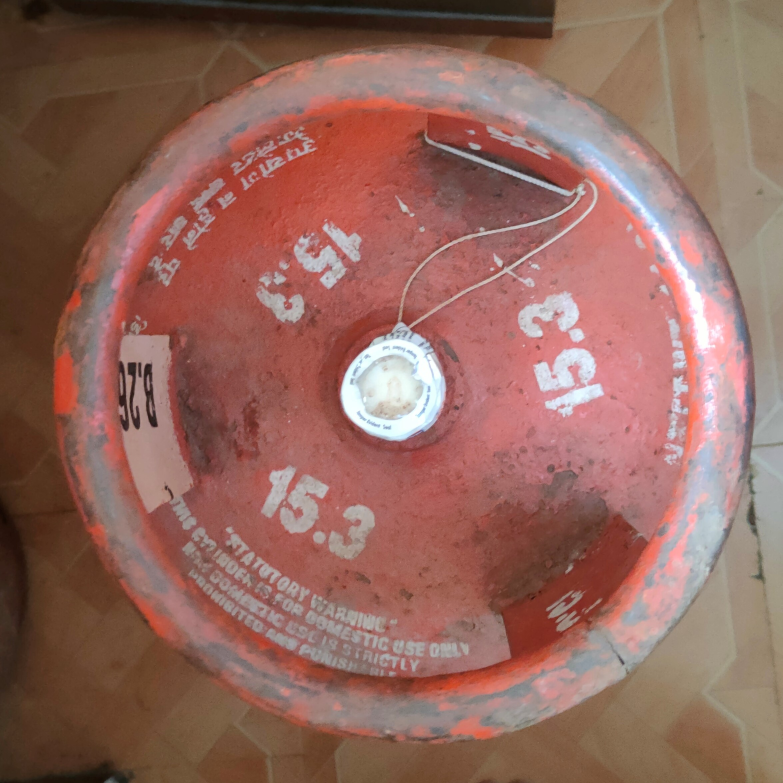
#> input picture gas-cylinder-weight/images/Cylinder_image.jpg, 2348 x 2349 px (shown at 1/3 size)
$ jupyter execute --allow-errors testing.ipynb
#> lines starting #> are read from the running program, lines starting #| are printed output that depends on the picture; after the words box and inside, x2 and y2 are one past the last pixel; in counts of white or black regions, pixels touching at a corner belong together
[cell 1]
import cv2
from matplotlib import pyplot as plt
import numpy as np
import pytesseract

[cell 2]
img= cv2.imread('./images/Cylinder_image.jpg')
#> img is the input picture: shape (2349, 2348, 3); mean B, G, R 93.8, 103.9, 146.8
img_gray = cv2.cvtColor(img, cv2.COLOR_BGR2GRAY)
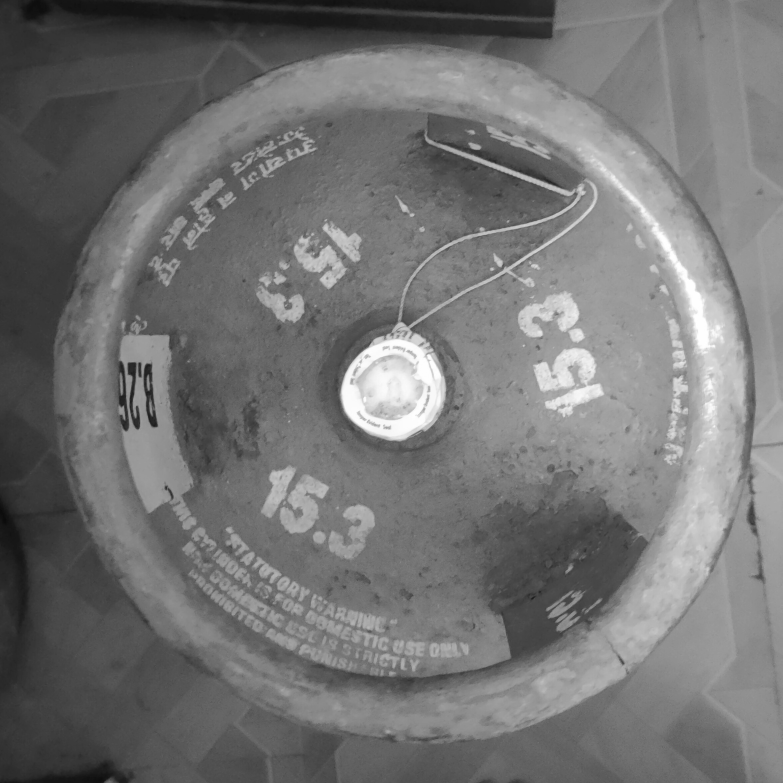
#> img_gray: shape (2349, 2348) (shown at 1/3 size); min 10, max 255, mean 115.6
img_rgb = cv2.cvtColor(img, cv2.COLOR_BGR2RGB)
plt.imshow(img_gray)

[cell 3]
kernel = cv2.getStructuringElement(cv2.MORPH_RECT, (50, 50))
tophat = cv2.morphologyEx(img_gray, cv2.MORPH_TOPHAT, kernel)
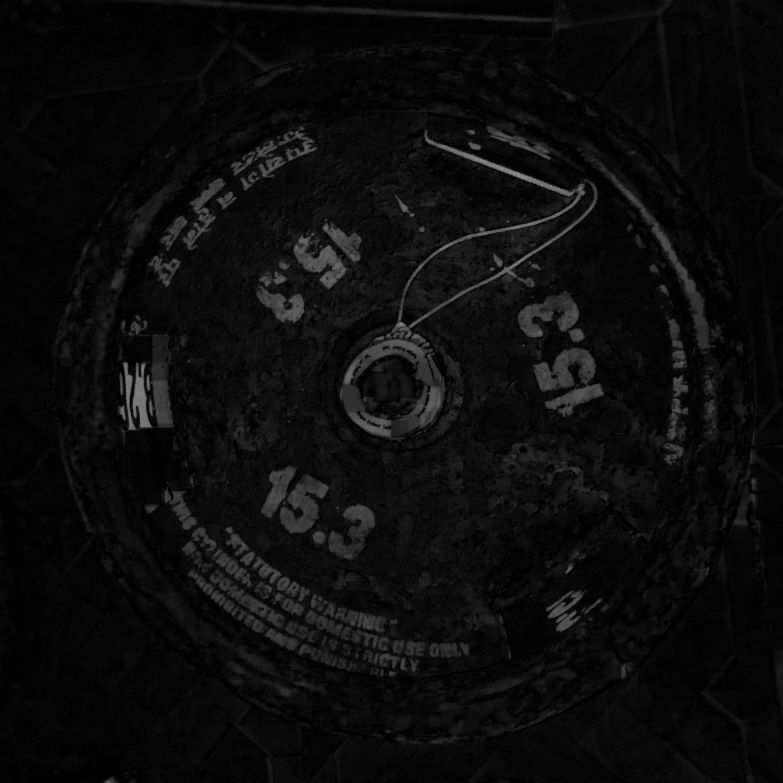
#> tophat: shape (2349, 2348) (shown at 1/3 size); min 0, max 139, mean 12.4
plt.imshow(tophat)

[cell 4]
_, binary_image = cv2.threshold(tophat, 35, 255, cv2.THRESH_BINARY)
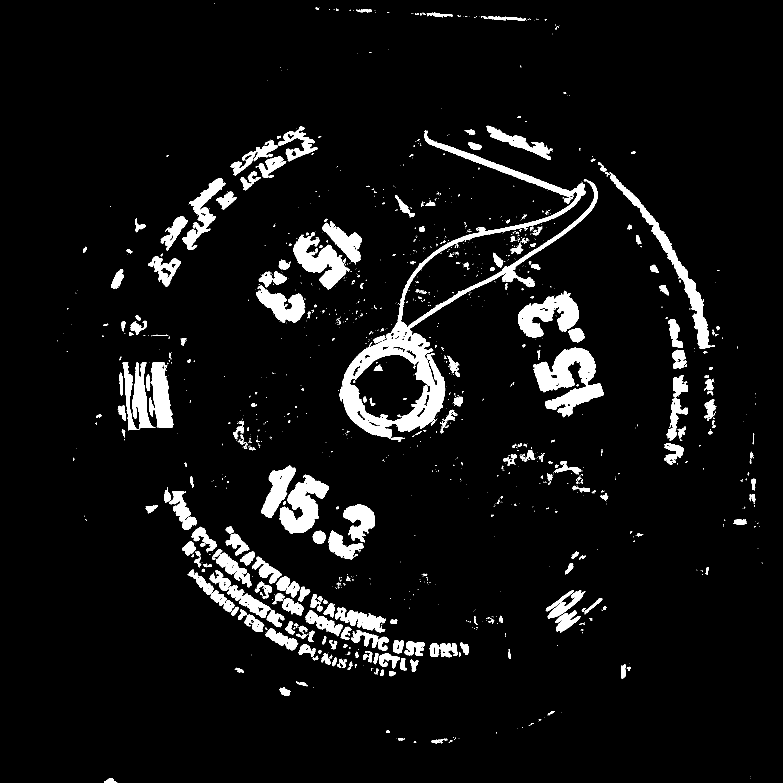
#> binary_image: shape (2349, 2348) (shown at 1/3 size); 6.3% white; 1556 white regions (1192 under 20 px)
plt.imshow(binary_image)

[cell 5]
pytesseract.pytesseract.tesseract_cmd = 'C:/Program Files/Tesseract-OCR/tesseract.exe'
contours, _ = cv2.findContours(binary_image, cv2.RETR_EXTERNAL, cv2.CHAIN_APPROX_SIMPLE)
#> contours = 1538 contours, 1253 with area under 20; largest, box (x1, y1, x2, y2) and area: (1019, 390, 1793, 1315) 95778, (1599, 1043, 1812, 1252) 20882, (1829, 516, 2132, 1047) 13707, (838, 1424, 987, 1600) 12900, (1554, 872, 1737, 1013) 12800
mask = np.zeros_like(img_gray)
cv2.drawContours(mask, contours, -1, (255), thickness=cv2.FILLED)
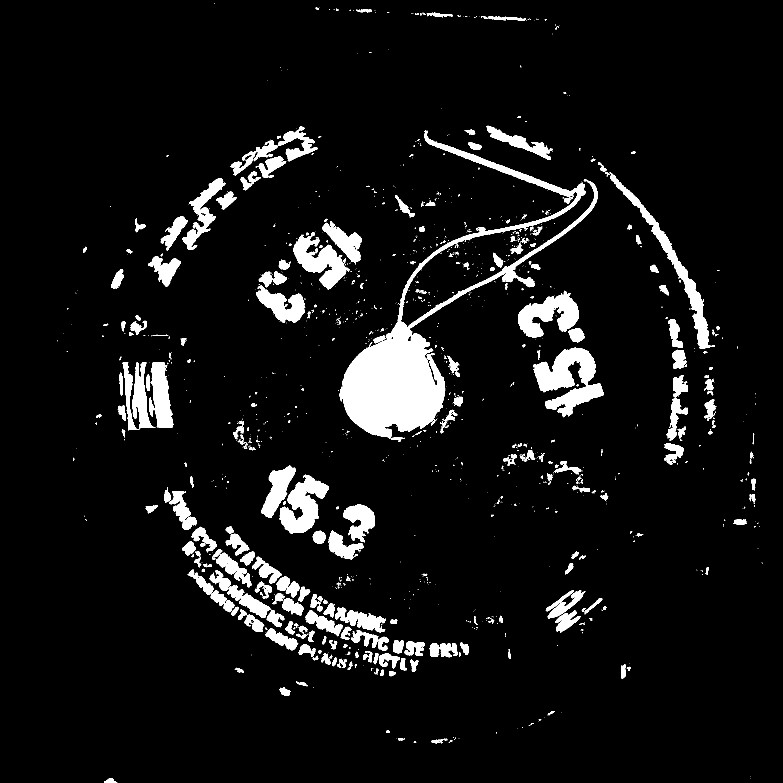
#> mask: shape (2349, 2348) (shown at 1/3 size); 7% white; 1538 white regions (1181 under 20 px), largest, box (x1, y1, x2, y2) and area: (1019, 390, 1793, 1315) 98621, (1599, 1043, 1812, 1252) 21525, (1829, 516, 2132, 1047) 14374
result = cv2.bitwise_and(img, img, mask=mask)
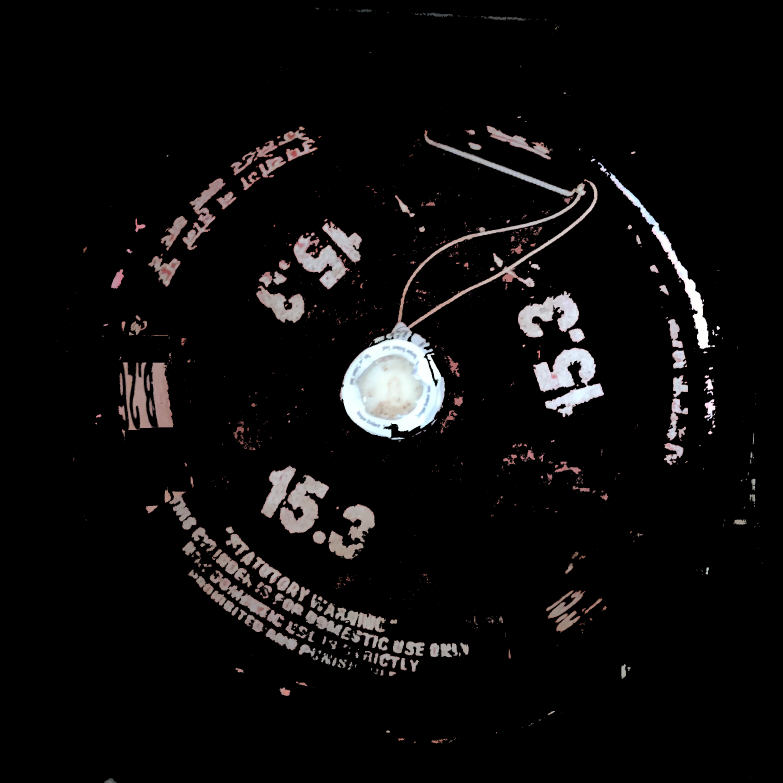
#> result: shape (2349, 2348, 3) (shown at 1/3 size); mean B, G, R 12.2, 12.2, 13.1
plt.imshow(result)

[cell 6]
# [12 lines of commented-out code are left out]

[cell 7]
# [11 lines of commented-out code are left out]

[cell 8]
angle = 0
x = 900
y = 1500
width = 500
height = 300
# Get the image dimensions
height2, width2 = result.shape[:2]
#> height2 = 2349; width2 = 2348
#> `cropped_image = rotated_image[y:y+height, x:x+width]`:
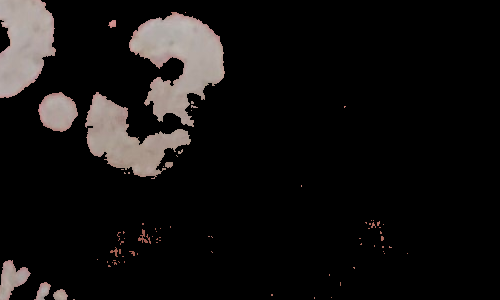
#> cropped_image: shape (300, 500, 3); mean B, G, R 17.1, 17.8, 19.8
numbers = []
#> (the rest of this cell did not finish here and is left out)
